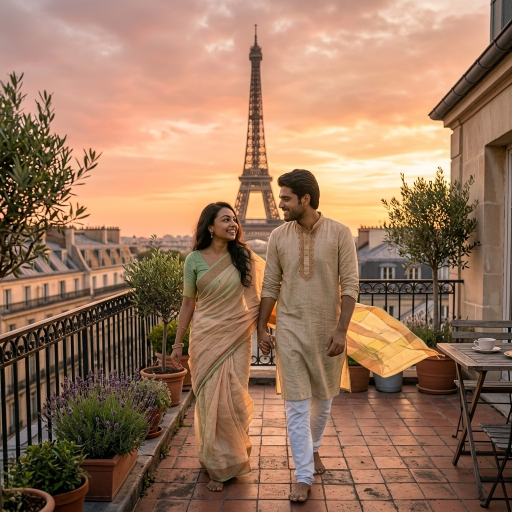
#> input picture 11.jpg, 1024 x 1024 px (shown at 1/2 size)
$ python synthid_remover.py --input 11.jpg
#> lines starting #> are read from the running program, lines starting #| are printed output that depends on the picture
import cv2
import numpy as np
from PIL import Image
import os
from scipy.fft import dct, idct

def get_aspect_ratio_category(width, height):
    ratio = width / height
    if abs(ratio - 1.0) < 0.15:        # Square
        return "square", 1440, 1440, 9.35, 95
    elif ratio > 1.0:                   # Landscape (16:9)
        return "landscape", 1600, 899, 10.9, 92
    else:                               # Portrait (9:16)
        return "portrait", 899, 1600, 4.1, 92


def targeted_dct_attack(img_array, strength=1.5):
    """Targeted mid-frequency DCT perturbation in YCbCr space to avoid low-frequency and color distortion"""
    # Convert to YCrCb
    ycrcb = cv2.cvtColor(img_array, cv2.COLOR_RGB2YCrCb)
    y_channel = ycrcb[:, :, 0].astype(np.float32)
    h, w = y_channel.shape

    # DCT on Y channel
    dct_y = dct(dct(y_channel, axis=0, norm='ortho'), axis=1, norm='ortho')

    # Mid-frequency mask
    mask = np.zeros_like(dct_y)
    y_start, y_end = max(1, h//8), h//2
    x_start, x_end = max(1, w//8), w//2
    mask[y_start:y_end, x_start:x_end] = 1.0

    # Perturb mid-frequencies of Y channel
    noise = np.random.normal(0, strength * np.maximum(np.abs(dct_y), 1.0), dct_y.shape)
    dct_perturbed = dct_y + (noise * mask)

    # Inverse DCT
    reconstructed_y = idct(idct(dct_perturbed, axis=1, norm='ortho'), axis=0, norm='ortho')

    # Replace Y channel
    ycrcb_perturbed = ycrcb.copy()
    ycrcb_perturbed[:, :, 0] = np.clip(reconstructed_y, 0, 255).astype(np.uint8)

    # Convert back to RGB
    final = cv2.cvtColor(ycrcb_perturbed, cv2.COLOR_YCrCb2RGB)
    return final


def add_controlled_noise(img, noise_level=7.5):
    """Add subtle noise"""
    noise = np.random.normal(0, noise_level, img.shape).astype(np.int16)
    noisy = np.clip(img.astype(np.int16) + noise, 0, 255).astype(np.uint8)
    return noisy


def process_image(input_path, output_path, strength=1.5):
    # Load image
#> called with input_path = '11.jpg', output_path = 'clean_output.jpg', strength = 1.5
    img = Image.open(input_path).convert("RGB")
#> img is the input picture: PIL image 1024x1024 RGB; mean R, G, B 154.5, 119.1, 94.6
    img_array = np.array(img)

    orig_h, orig_w = img_array.shape[:2]
#> orig_h = 1024; orig_w = 1024
    category, target_w, target_h, noise_level, jpeg_quality = get_aspect_ratio_category(orig_w, orig_h)
#> category = 'square'; target_w = 1440; target_h = 1440; noise_level = 9.35; jpeg_quality = 95

    print(f"Detected: {category.upper()} | Original: {orig_w}x{orig_h} -> Resizing to {target_w}x{target_h}")
#| Detected: SQUARE | Original: 1024x1024 -> Resizing to 1440x1440
    print(f"Parameters: Noise Level = {noise_level} | JPEG Quality = {jpeg_quality} | DCT Strength = {strength}")
#| Parameters: Noise Level = 9.35 | JPEG Quality = 95 | DCT Strength = 1.5

    # Resize using high quality
    resized = cv2.resize(img_array, (target_w, target_h), interpolation=cv2.INTER_LANCZOS4)

    # Main SynthID attack (YCbCr Y-channel DCT)
    perturbed = targeted_dct_attack(resized, strength=strength)
#> in targeted_dct_attack, `ycrcb = cv2.cvtColor(img_array, cv2.COLOR_RGB2YCrCb)`: ycrcb: shape (1440, 1440, 3); mean of channels 0, 1, 2 126.9, 147.7, 109.8
#> in targeted_dct_attack, `y_channel = ycrcb[:, :, 0].astype(np.float32)`:
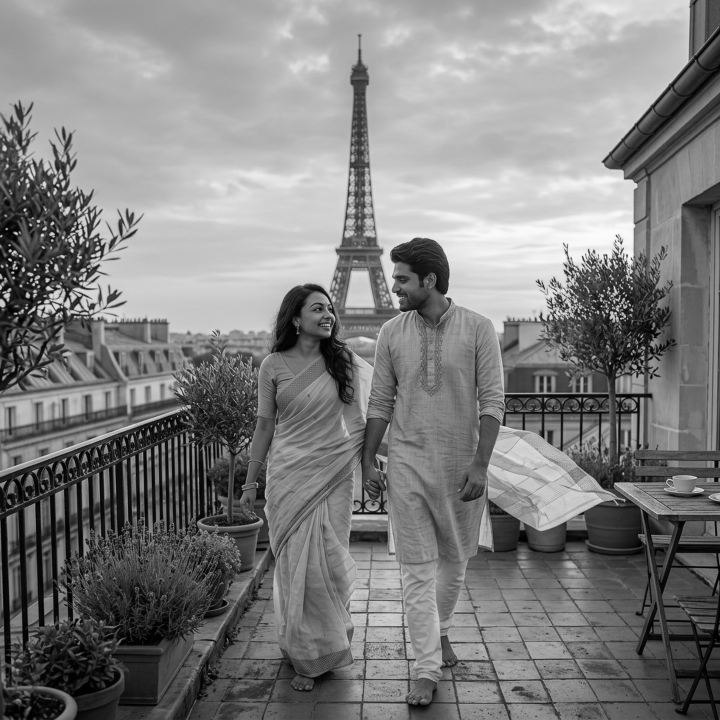
#> y_channel: shape (1440, 1440) float32 (shown at 1/2 size); min 0, max 253, mean 126.9
#> in targeted_dct_attack, `reconstructed_y = idct(idct(dct_perturbed, axis=1, norm='ortho'), axis..`:
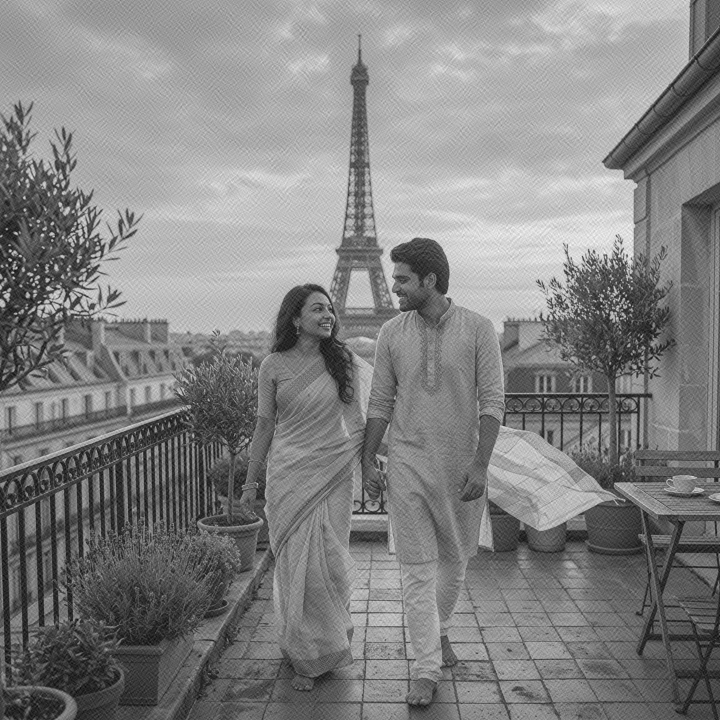
#> reconstructed_y: shape (1440, 1440) float64 (shown at 1/2 size); min -45.15, max 289.7, mean 126.9; drawn with min black and max white
#> in targeted_dct_attack, `ycrcb_perturbed[:, :, 0] = np.clip(reconstructed_y, 0, 255).astype(np...`: ycrcb_perturbed: shape (1440, 1440, 3); mean of channels 0, 1, 2 126.5, 147.7, 109.8

    # Add target level noise
    final = add_controlled_noise(perturbed, noise_level=noise_level)

    # Save as JPEG with target quality
    cv2.imwrite(output_path, cv2.cvtColor(final, cv2.COLOR_RGB2BGR),
                [cv2.IMWRITE_JPEG_QUALITY, jpeg_quality])

    print(f"SUCCESS Saved: {output_path} ({target_w}x{target_h})")
#| SUCCESS Saved: clean_output.jpg (1440x1440)


if __name__ == "__main__":
    import argparse
    parser = argparse.ArgumentParser(description="SynthID Remover - Optimized Version")
    parser.add_argument("--input", required=True, help="Input image path")
    parser.add_argument("--output", default="clean_output.jpg", help="Output path")
    parser.add_argument("--strength", type=float, default=1.5, help="Perturbation strength (1.0 ~ 2.5)")
    args = parser.parse_args()

    os.makedirs(os.path.dirname(args.output) or ".", exist_ok=True)
    process_image(args.input, args.output, strength=args.strength)

$ run again, on image/169.jpeg
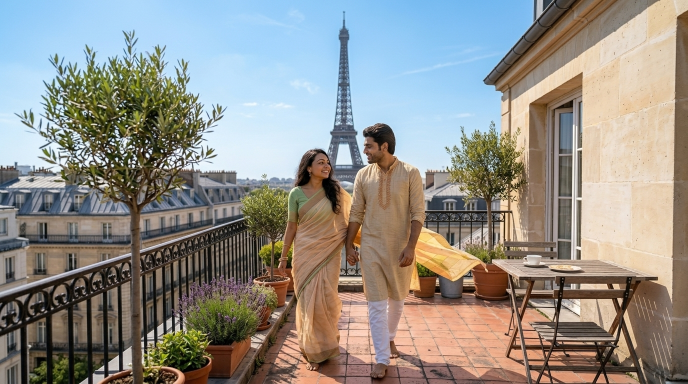
#> input picture image/169.jpeg, 1376 x 768 px (shown at 1/2 size)
#> in process_image, img is the input picture: PIL image 1376x768 RGB; mean R, G, B 146, 143.1, 136.9
#| Detected: LANDSCAPE | Original: 1376x768 -> Resizing to 1600x899
#| Parameters: Noise Level = 10.9 | JPEG Quality = 92 | DCT Strength = 1.5
#> ycrcb: shape (899, 1600, 3); mean of channels 0, 1, 2 143.3, 129.9, 124.4
#> in targeted_dct_attack, `y_channel = ycrcb[:, :, 0].astype(np.float32)`:
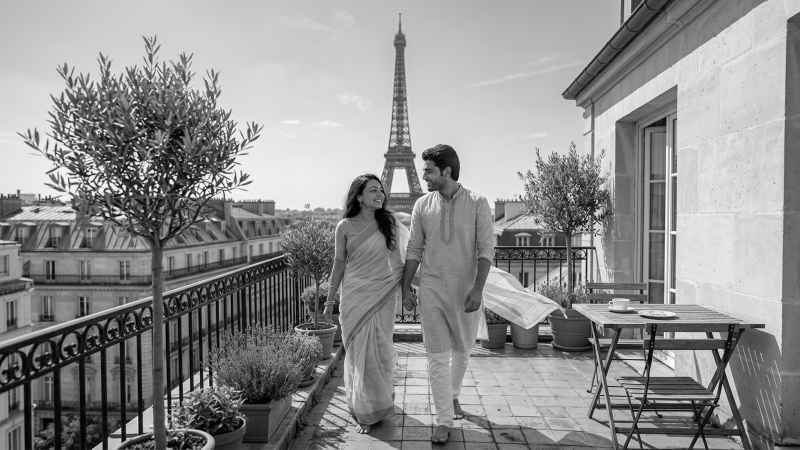
#> y_channel: shape (899, 1600) float32 (shown at 1/2 size); min 0, max 255, mean 143.3
#> in targeted_dct_attack, `reconstructed_y = idct(idct(dct_perturbed, axis=1, norm='ortho'), axis..`:
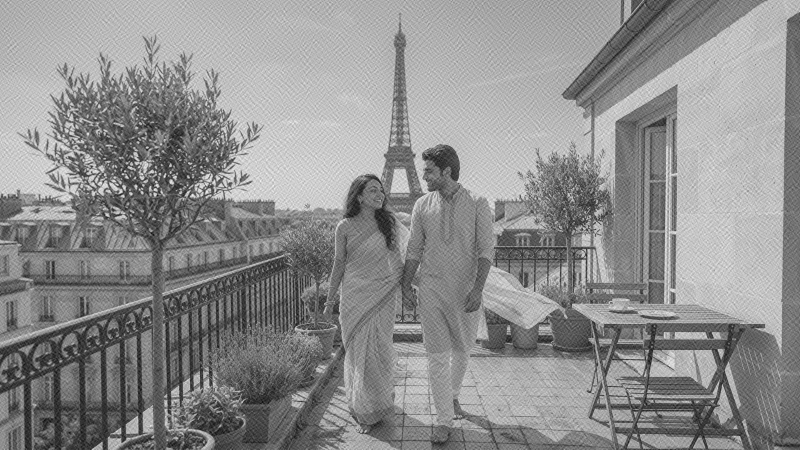
#> reconstructed_y: shape (899, 1600) float64 (shown at 1/2 size); min -61.88, max 305.8, mean 143.3; drawn with min black and max white
#> ycrcb_perturbed: shape (899, 1600, 3); mean of channels 0, 1, 2 142.8, 129.9, 124.4
#| SUCCESS Saved: clean_output.jpg (1600x899)
